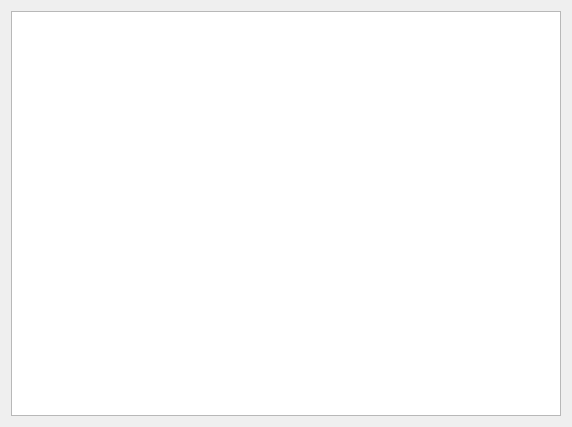
<?xml version="1.0" encoding="UTF-8"?>
<ui version="4.0">
 <class>SettingsWidget</class>
 <widget class="QWidget" name="SettingsWidget">
  <property name="geometry">
   <rect>
    <x>0</x>
    <y>0</y>
    <width>572</width>
    <height>427</height>
   </rect>
  </property>
  <property name="windowTitle">
   <string>Form</string>
  </property>
  <layout class="QHBoxLayout" name="horizontalLayout">
   <item>
    <widget class="QTableView" name="tableView"/>
   </item>
  </layout>
 </widget>
 <resources/>
 <connections/>
</ui>
